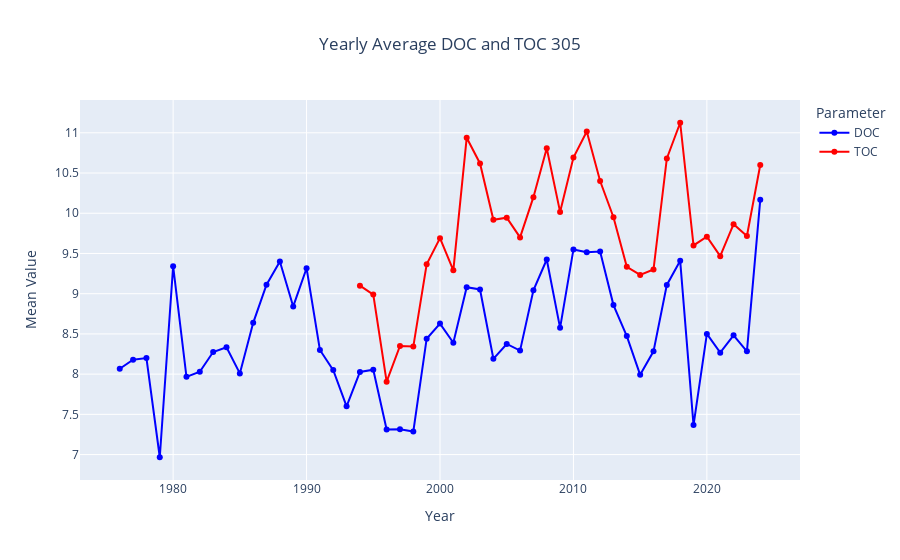

Notebook code for this chart:
### Code cell
fig = go.Figure()

fig.add_trace(
    go.Scatter(
        x=mean_305_df["Year"],
        y=mean_305_df["DOC"],
        mode="lines+markers",
        name="DOC",
        line=dict(color="blue"),
    )
)

fig.add_trace(
    go.Scatter(
        x=mean_305_df["Year"],
        y=mean_305_df["TOC"],
        mode="lines+markers",
        name="TOC",
        line=dict(color="red"),
    )
)

fig.update_layout(
    title={
        "text": "Yearly Average DOC and TOC 305",
        "x": 0.5,
        "xanchor": "center",
    },
    xaxis_title="Year",
    yaxis_title="Mean Value",
    legend_title="Parameter",
)

fig.show()

### Figure 1 — Plotly figure (JSON) as saved in the notebook; plotly's stock layout.template omitted (floating-point values rounded to 4 significant figures)
{"data": [{"line": {"color": "blue"}, "mode": "lines+markers", "name": "DOC", "type": "scatter", "x": [1976, 1977, 1978, 1979, 1980, 1981, 1982, 1983, 1984, 1985, 1986, 1987, 1988, 1989, 1990, 1991, 1992, 1993, 1994, 1995, 1996, 1997, 1998, 1999, 2000, 2001, 2002, 2003, 2004, 2005, 2006, 2007, 2008, 2009, 2010, 2011, 2012, 2013, 2014, 2015, 2016, 2017, 2018, 2019, 2020, 2021, 2022, 2023, 2024], "y": [8.067, 8.18, 8.2, 6.967, 9.342, 7.967, 8.03, 8.275, 8.333, 8.009, 8.637, 9.111, 9.4, 8.842, 9.317, 8.3, 8.05, 7.6, 8.028, 8.056, 7.312, 7.314, 7.286, 8.44, 8.629, 8.39, 9.081, 9.052, 8.19, 8.375, 8.292, 9.042, 9.425, 8.575, 9.55, 9.517, 9.525, 8.858, 8.473, 7.991, 8.283, 9.109, 9.408, 7.367, 8.5, 8.267, 8.482, 8.283, 10.17]}, {"line": {"color": "red"}, "mode": "lines+markers", "name": "TOC", "type": "scatter", "x": [1976, 1977, 1978, 1979, 1980, 1981, 1982, 1983, 1984, 1985, 1986, 1987, 1988, 1989, 1990, 1991, 1992, 1993, 1994, 1995, 1996, 1997, 1998, 1999, 2000, 2001, 2002, 2003, 2004, 2005, 2006, 2007, 2008, 2009, 2010, 2011, 2012, 2013, 2014, 2015, 2016, 2017, 2018, 2019, 2020, 2021, 2022, 2023, 2024], "y": [null, null, null, null, null, null, null, null, null, null, null, null, null, null, null, null, null, null, 9.1, 8.989, 7.906, 8.35, 8.343, 9.365, 9.69, 9.29, 10.94, 10.62, 9.919, 9.945, 9.7, 10.2, 10.81, 10.02, 10.69, 11.02, 10.4, 9.95, 9.333, 9.233, 9.3, 10.68, 11.12, 9.6, 9.709, 9.467, 9.864, 9.717, 10.6]}], "layout": {"legend": {"title": {"text": "Parameter"}}, "title": {"text": "Yearly Average DOC and TOC 305", "x": 0.5, "xanchor": "center"}, "xaxis": {"title": {"text": "Year"}}, "yaxis": {"title": {"text": "Mean Value"}}}}
